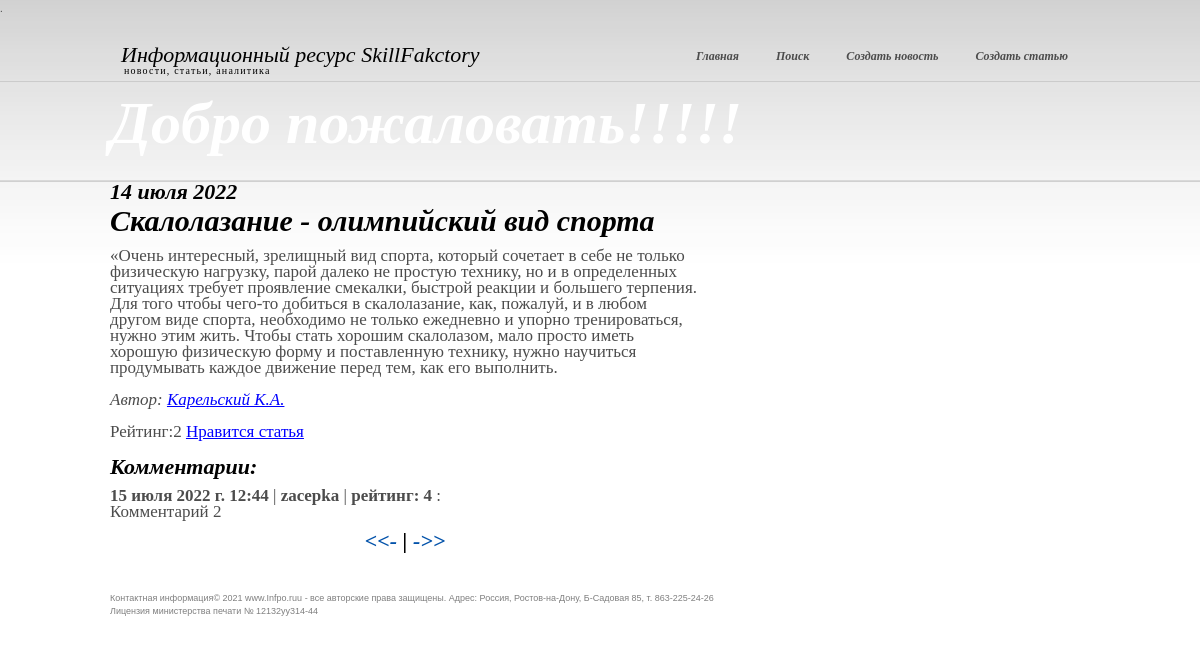
Page /home/2 on the committed database.
### news/models.py (models this page shows, shortened)
class Post(models.Model):
    head_article = models.CharField(max_length=255)  # post`s name
    text_post = models.TextField()  # text
    date = models.DateTimeField(auto_now_add = True)  # date of the post will be added
    type_post = models.CharField(max_length = 20, choices = POSITIONS, default = 'news')  # post`s type : news or article
    sum_rank = models.IntegerField(default = 0)
    id_author = models.ForeignKey('Author', on_delete = models.CASCADE)  # onetomany relation to the table "Author"
    category = models.ManyToManyField('Category', through = PostCategory)  # manytomany relation to the table "Category"

class Author(models.Model):
    full_name = models.CharField(max_length = 255)
    e_mail = models.EmailField(max_length = 150, null = True)
    rank = models.IntegerField(default = 0)
    id_users = models.OneToOneField(User, on_delete = models.DO_NOTHING)  # onetomany relation to the table "User"

class Comments(models.Model):
    id_post = models.ForeignKey('Post', on_delete=models.CASCADE)  # onetomany relation to the table "Post"
    text = models.TextField()  # text comment
    date = models.DateTimeField(auto_now_add = True)  # date of the comment will be added
    sum_rank = models.IntegerField(default=0)  # rank of comment
    id_users = models.ForeignKey(User, on_delete=models.CASCADE)

### news/views.py (the view)
class News(DetailView):
    model = Post
    template_name = 'new.html'
    context_object_name = 'new'
    def get_context_data(self, **kwargs):
        context = super().get_context_data(**kwargs)
        context['comments'] = context['new'].comments_set.all().values('text', 'id_users__username', 'date', 'sum_rank')
        context['next'] = Post.objects.filter(id__gt=context['new'].id).order_by('id').values('id').first()
        context['prev'] = Post.objects.filter(id__lt=context['new'].id).order_by('-id').values('id').first()
        return context

### news/templatetags/custom_filters.py (called while the page is built)
@register.filter()
def currency(value):
    if isinstance(value, str):
        str1 = value.split()
        value = str1[0] + ' '
        for i in range(1, len(str1)):
            value += str1[i][0] + '.'
    return value

@register.filter()
def censor(value):
    if isinstance(value, str):
        a = ['хрен', 'редиска', 'тыква']
        for i in a:
            b = ' '+i[0]+'*' * (len(i)-1)+' '
            value = value.replace(i, b)
    return value

### templates/new.html (shortened to what this page needs)
{% extends 'flatpages/default.html' %}
{% load custom_filters %}
{% block content %}
    <div class="col">
      <div class="post">
            <h3>{{ new.date|date:'d E Y' }}</h3>
            <h2 >{{ new.head_article| censor }}</h2>
        <p class="new">{{ new.text_post| censor }}
            <br><br><i>Автор:
            <a class="tooltip" href="mailto:">{{ new.id_author.full_name | currency }}
                </a></i>
                <br><br>
                Рейтинг:{{ new.sum_rank }} <a href="like/{{new.id }}" title="рейтинг +1">Нравится статья</a>
                <br><br>
                <h3>Комментарии:</h3>
                {% for i in comments %}
                    <p><b>{{ i.date }}</b> | <b>{{ i.id_users__username }}</b> | <b>рейтинг:
                    {{ i.sum_rank }}</b> :<br> {{ i.text }} </p>
                {% empty %}
                    <p>Нет комментариев</p>
                {% endfor %}
        </p>
          <h3 align="center">
          {% if prev.id %}
            <a href="/home/{{prev.id}}" title="Предыдущие новости"> <<- </a>
          {% endif %}
          |
          {% if next.id %}
            <a href="/home/{{next.id}}" title="Следующие новости"> ->> </a>
          {% endif %}
          </h3>
      </div>
    </div>
{% endblock content %}

### static/css/styles.css (style rules this page uses)
* { margin:0; padding:0; outline:0; }
body { font-size:11px; line-height:16px; font-family:Georgia, serif; color:#4c4c4c; background:#fff url(images/body-bg.gif) repeat-x 0 0; }
a { color:#0252aa; text-decoration:none; cursor:pointer; }
.col { float:left; display:inline; width:590px; margin-right:28px; padding-bottom:41px; }
.post h2 { color:#000; font-size:30px; font-style:italic; line-height:35px; }
.post h3 { color:#000; font-size:22px; font-style:italic; line-height:22px; }
.post a { text-decoration:none; }
.post p { font-size:17px; padding-top:10px; }
.post p a { color:blue; text-decoration:underline; }

### rows in the picture
Post: date "14 июля 2022", head_article|censor "Скалолазание - олимпийский вид спорта", text_post|censor "«Очень интересный, зрелищный вид спорта, который сочетает в себе не только физическую нагрузку, парой далеко не простую технику, но и в определенных ситуациях требует проявление смекалки, быстрой реакции и большего терпения. Для того чтобы чего-то добиться в скалолазание, как, пожалуй, и в любом другом виде спорта, необходимо не только ежедневно и упорно тренироваться, нужно этим жить. Чтобы стать хорошим скалолазом, мало просто иметь хорошую физическую форму и поставленную технику, нужно научиться продумывать каждое движение перед тем, как его выполнить.", id_author.full_name "Карельский К.А.", sum_rank "2"
Comments: date "15 июля 2022 г. 12:44", id_users__username "zacepka", sum_rank "4", text "Комментарий 2"
